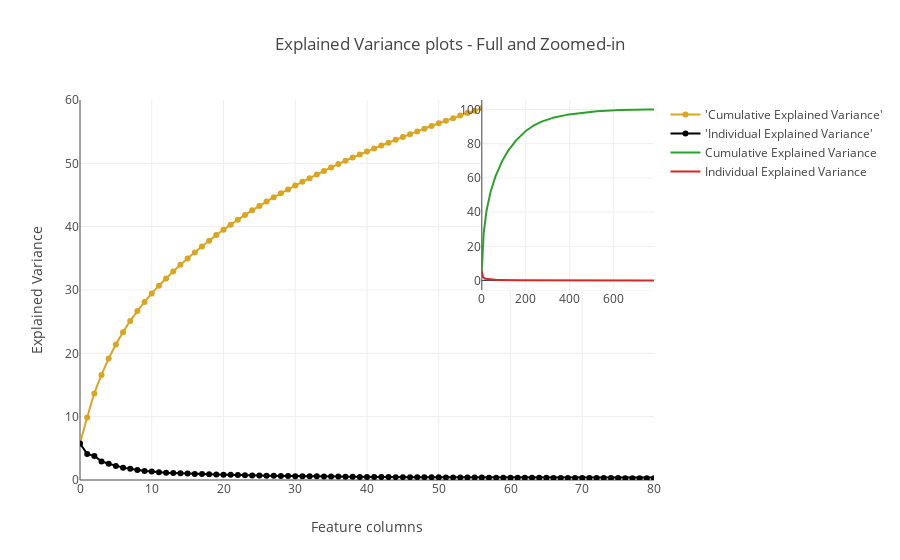

Source (notebook cell):
### Markdown cell above
개별적으로 설명된 분산과 누적된 분산 값을 계산했다. 이것을 보여주는 대화형 차트를 Plotly 시각화 패키지를 사용해보자.

### Code cell
trace1 = go.Scatter(
    x=list(range(784)),
    y= cum_var_exp,
    mode='lines+markers',
    name="'Cumulative Explained Variance'",
    hoverinfo= cum_var_exp,
    line=dict(
        shape='spline',
        color = 'goldenrod'
    )
)
trace2 = go.Scatter(
    x=list(range(784)),
    y= var_exp,
    mode='lines+markers',
    name="'Individual Explained Variance'",
    hoverinfo= var_exp,
    line=dict(
        shape='linear',
        color = 'black'
    )
)
fig = tls.make_subplots(insets=[{'cell': (1,1), 'l': 0.7, 'b': 0.5}],
                          print_grid=True)

fig.append_trace(trace1, 1, 1)
fig.append_trace(trace2,1,1)
fig.layout.title = 'Explained Variance plots - Full and Zoomed-in'
fig.layout.xaxis = dict(range=[0, 80], title = 'Feature columns')
fig.layout.yaxis = dict(range=[0, 60], title = 'Explained Variance')
fig['data'] += [go.Scatter(x= list(range(784)) , y=cum_var_exp, xaxis='x2', yaxis='y2', name = 'Cumulative Explained Variance')]
fig['data'] += [go.Scatter(x=list(range(784)), y=var_exp, xaxis='x2', yaxis='y2',name = 'Individual Explained Variance')]

# fig['data'] = data
# fig['layout'] = layout
# fig['data'] += data2
# fig['layout'] += layout2
py.iplot(fig, filename='inset example')

### Figure 1 — Plotly figure (JSON) as saved in the notebook; plotly's stock layout.template omitted (floating-point values rounded to 4 significant figures; data arrays with more than 128 entries replaced by an {"elided": "..."} marker saying what was removed)
{"data": [{"hoverinfo": {"elided": "785 float values"}, "line": {"color": "goldenrod", "shape": "spline"}, "mode": "lines+markers", "name": "'Cumulative Explained Variance'", "type": "scatter", "x": {"elided": "784 int values"}, "xaxis": "x1", "y": {"elided": "785 float values"}, "yaxis": "y1"}, {"hoverinfo": {"elided": "785 float values"}, "line": {"color": "black", "shape": "linear"}, "mode": "lines+markers", "name": "'Individual Explained Variance'", "type": "scatter", "x": {"elided": "784 int values"}, "xaxis": "x1", "y": {"elided": "785 float values"}, "yaxis": "y1"}, {"name": "Cumulative Explained Variance", "type": "scatter", "x": {"elided": "784 int values"}, "xaxis": "x2", "y": {"elided": "785 float values"}, "yaxis": "y2"}, {"name": "Individual Explained Variance", "type": "scatter", "x": {"elided": "784 int values"}, "xaxis": "x2", "y": {"elided": "785 float values"}, "yaxis": "y2"}], "layout": {"title": "Explained Variance plots - Full and Zoomed-in", "xaxis": {"range": [0, 80], "title": "Feature columns"}, "xaxis1": {"anchor": "y1", "domain": [0, 1]}, "xaxis2": {"anchor": "y2", "domain": [0.7, 1]}, "yaxis": {"range": [0, 60], "title": "Explained Variance"}, "yaxis1": {"anchor": "x1", "domain": [0, 1]}, "yaxis2": {"anchor": "x2", "domain": [0.5, 1]}}}
